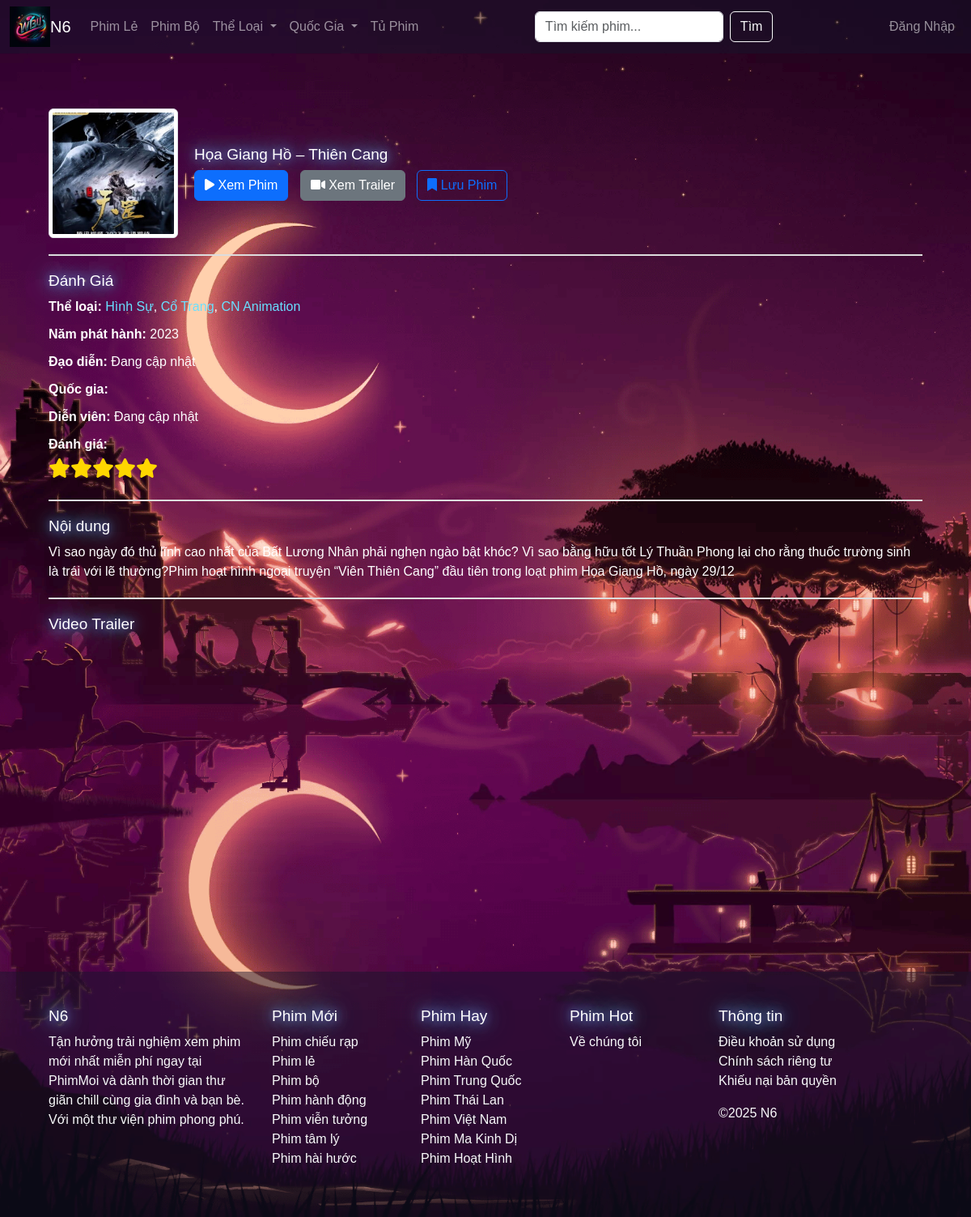
Page /info.php?id=9 on the committed database.
### tables this page shows
CREATE TABLE `movies` (
  `id` int(11) NOT NULL,
  `title` varchar(255) NOT NULL,
  `description` text DEFAULT NULL,
  `release_year` int(11) DEFAULT NULL,
  `director` varchar(100) DEFAULT NULL,
  `actors` text DEFAULT NULL,
  `genre` varchar(100) DEFAULT NULL,
  `rating` float DEFAULT 0,
  `trailer_url` varchar(255) DEFAULT NULL,
  `type` enum('series','movie') NOT NULL,
  `video_url` varchar(255) DEFAULT NULL,
  `image_url` varchar(255) DEFAULT NULL,
  `country_id` int(11) DEFAULT NULL,
  `total_views` int(255) NOT NULL,
  `money` int(99) NOT NULL
);

### info.php (the view, shortened to what this page needs)
<?php
include_once 'dbconnect.php';
$movie_id = isset($_GET['id']) ? intval($_GET['id']) : 0;
$user_id = isset($_SESSION['user_id']) ? intval($_SESSION['user_id']) : 0;
$movie_sql = "SELECT id, title, `description`, release_year, director, actors, genre, rating, trailer_url, `type`, video_url, image_url, country_id
              FROM movies WHERE id = ?";
$stmt = $conn->prepare($movie_sql);
$stmt->bind_param("i", $movie_id);
$stmt->execute();
$movie = $stmt->get_result()->fetch_assoc();
$genre_sql = "SELECT g.id, g.name
              FROM genres g
              JOIN movie_genres mg ON g.id = mg.genre_id
              WHERE mg.movie_id = ?";
$stmt = $conn->prepare($genre_sql);
$stmt->bind_param("i", $movie_id);
$stmt->execute();
$genres_result = $stmt->get_result();
$genres = [];
$genre_ids = [];
while ($row = $genres_result->fetch_assoc()) {
    $genres[] = $row['name'];
    $genre_ids[] = $row['id'];
}
function genre_links($genres, $genre_ids) {
    $links = [];
    foreach ($genres as $index => $genre) {
        $genre_id = $genre_ids[$index];
        $links[] = '<a style="color: #69e0ff" href="phimtheotheloai.php?id=' . intval($genre_id) . '">' . htmlspecialchars($genre) . '</a>';
    }
    return implode(', ', $links);
}
$check_saved_sql = "SELECT id FROM saved_movies WHERE user_id = ? AND movie_id = ?";
$stmt = $conn->prepare($check_saved_sql);
$stmt->bind_param("ii", $user_id, $movie_id);
$stmt->execute();
$is_saved = $stmt->get_result()->num_rows > 0;
?>
<!DOCTYPE html>
<html lang="vi">
<head>
    <link href="https://cdn.jsdelivr.net/npm/bootstrap@5.3.0/dist/css/bootstrap.min.css" rel="stylesheet">
    <link rel="stylesheet" href="style.css">
    <link rel="stylesheet" href="https://cdnjs.cloudflare.com/ajax/libs/font-awesome/6.0.0-beta3/css/all.min.css">
</head>
<body>
    <?php include_once 'header.php'; ?>
    <div class="container my-5">
        <div class="info-section" id="video-trailer">
            <div class="d-flex align-items-center">
                <img src="admin/view/img/<?php echo htmlspecialchars($movie['image_url']); ?>" alt="Phim" class="img-thumbnail trailer-img" style="margin-right: 20px;">
                <div>
                    <h4 class="guide__title"><?php echo htmlspecialchars($movie['title']); ?></h4>
                    <a href="playvideo.php?id=<?php echo $movie['id']; ?>" class="btn btn-primary trailer-button">
                        <i class="fas fa-play"></i> Xem Phim
                    </a>
                    <a href="#trailer-section" class="btn btn-secondary trailer-button" data-bs-toggle="collapse">
                        <i class="fas fa-video"></i> Xem Trailer
                    </a>
                    <form action="info.php?id=<?php echo $movie['id']; ?>" method="POST" style="display: inline;">
                        <button type="submit" name="save_movie" class="btn <?php echo $is_saved ? 'btn-success' : 'btn-outline-primary'; ?>">
                            <i class="fas fa-bookmark"></i> <?php echo $is_saved ? 'Đã lưu' : 'Lưu Phim'; ?>
                        </button>
                    </form>
                </div>
            </div>
        </div>
        <div class="section-divider"></div>
        <div class="info-section">
            <h3 class="guide__title">Đánh Giá</h3>
            <ul class="movie-details">
            <li><strong>Thể loại:</strong> <?php echo genre_links($genres, $genre_ids); ?></li>
                <li><strong>Năm phát hành:</strong> <?php echo htmlspecialchars($movie['release_year']); ?></li>
                <li><strong>Đạo diễn:</strong> <?php echo htmlspecialchars($movie['director']); ?></li>
                <li><strong>Quốc gia:</strong>
                </li>
                <li><strong>Diễn viên:</strong> <?php echo htmlspecialchars($movie['actors']); ?></li>
                <li><strong>Đánh giá:</strong>
                    <div class="star-rating">
                        <?php
                        $rating = $movie['rating'];
                        for ($i = 0; $i < floor($rating); $i++) {
                            echo '<i class="fas fa-star"></i>';
                        }
                        ?>
                    </div>
                </li>
            </ul>
        </div>
        <div class="section-divider"></div>
        <div class="info-section">
            <h3 class="guide__title">Nội dung</h3>
            <p><?php echo htmlspecialchars($movie['description']); ?></p>
        </div>
        <div class="section-divider"></div>
        <div class="info-section" id="trailer-section">
            <h3 class="guide__title">Video Trailer</h3>
            <?php if (!empty($movie['trailer_url'])): ?>
                <iframe class="trailer-video" src="<?php echo htmlspecialchars($movie['trailer_url']); ?>" frameborder="0" allow="accelerometer; autoplay; clipboard-write; encrypted-media; gyroscope; picture-in-picture" allowfullscreen></iframe>
            <?php else: ?>
                <p>Không có video trailer cho phim này.</p>
            <?php endif; ?>
        </div>
    </div>
    <?php include_once 'footer.php'; ?>
</body>
</html>
</html>

### style.css (style rules this page uses)
body { margin: 0; padding: 0; color: white; font-family: 'fontGenshin', sans-serif; background: url('image/background.png'); background-size: cover; background-portion: center center; background-repeat: no-repeat; background-attachment: fixed!important; background-position: center!important; }
.guide__title { color: #FFFF; text-shadow: 0 0 10px #5853ad, 0 0 20px #69e0ff, 0 0 40px #69e0ff; font-family: 'fontGenshin', sans-serif; font-size: 19px; }
.container { width: 90%; margin: 0 auto; padding: 20px 0; }
.d-flex { display: flex; align-items: center; }
a { color: #6e2020; text-decoration: none; }

### info.php (style rules this page uses)
.section-divider { border-top: 2px solid #ddd; margin: 20px 0; }
.info-section { margin-bottom: 20px; }
.trailer-button { margin-right: 10px; }
.movie-details { list-style-type: none; padding: 0; }
.movie-details li { margin-bottom: 10px; }
.trailer-img { width: 160px; height: 160px; }
.star-rating { font-size: 1.5rem; }
.star-rating .fa-star { color: gold; }
.trailer-video { width: 100%; height: 315px; }

### rows in the picture
movies: image_url (picture), title "Họa Giang Hồ – Thiên Cang", release_year "2023", director "Đang cập nhật", actors "Đang cập nhật", description "Vì sao ngày đó thủ lĩnh cao nhất của Bất Lương Nhân phải nghẹn ngào bật khóc? Vì sao bằng hữu tốt Lý Thuần Phong lại cho rằng thuốc trường sinh là trái với lẽ thường?Phim hoạt hình ngoại truyện “Viên Thiên Cang” đầu tiên trong loạt phim Họa Giang Hồ, ngày 29/12"

### other values in the picture
$genre "Hình Sự Cổ Trang CN Animation"
genre_links($genres, $genre_ids) ", ,"
